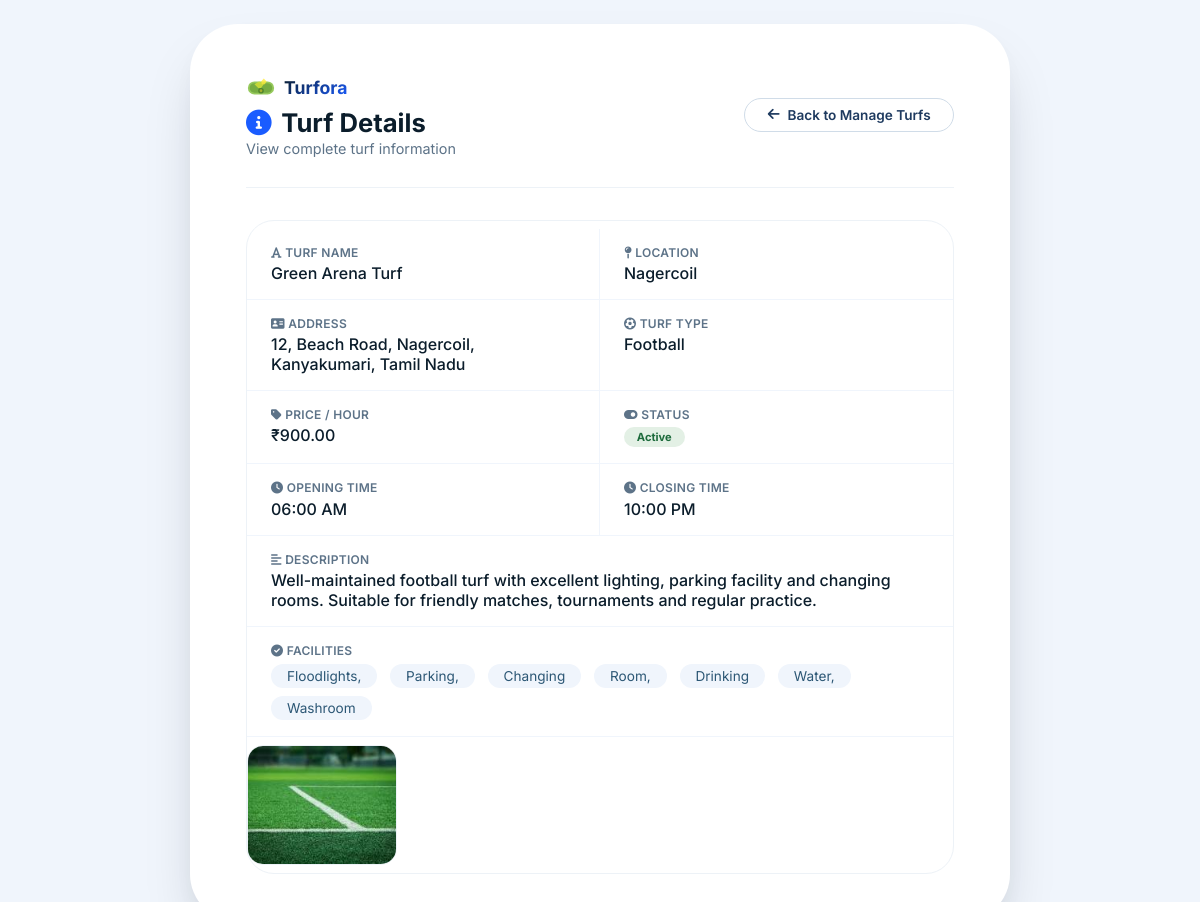
The page /viewturf/1/ on the database its author committed.
### turforaapp/models.py (models this page shows, shortened)
class Turf(models.Model):
    turf_name = models.CharField(max_length=100)
    location = models.CharField(max_length=100)
    turf_type = models.CharField(max_length=50)
    image = models.ImageField(upload_to='turf_images/', blank=True, null=True)
    description = models.TextField()
    price_per_hour = models.DecimalField(max_digits=10, decimal_places=2)
    available_facilities = models.TextField()
    rating = models.DecimalField(max_digits=3, decimal_places=1, default=0.0)
    address = models.CharField(max_length=255)
    opening_time = models.TimeField()
    closing_time = models.TimeField()
    is_active = models.BooleanField(default=True)

### turforaapp/views.py (the view)
# urls.py: path('viewturf/<int:id>/', views.viewturf, name='viewturf'),
def viewturf(request, id):
    turf = Turf.objects.get(id=id)
    return render(request, 'viewturf.html', {
        'turf': turf
    })

### turforaapp/templates/viewturf.html (shortened to what this page needs)
<!DOCTYPE html>
<html lang="en">
<head>
    <link rel="stylesheet" href="https://cdnjs.cloudflare.com/ajax/libs/font-awesome/6.0.0-beta3/css/all.min.css" />
</head>
<body>
    <div class="details-container">
        <div class="page-header">
            <div class="title-group">
                <div class="logo-mini" style="margin-bottom:0.3rem;">
                    <span>Turfora</span>
                </div>
                <h2><i class="fas fa-info-circle"></i> Turf Details</h2>
                <span class="sub">View complete turf information</span>
            </div>
            <div class="actions">
                <a href="{% url 'manageturfs' %}" class="btn btn-outline"><i class="fas fa-arrow-left"></i> Back to Manage Turfs</a>
            </div>
        </div>
        <div class="details-card">
            <div class="detail-grid">
                <div class="detail-item">
                    <span class="label"><i class="fas fa-font"></i> Turf Name</span>
                    <span class="value">{{ turf.turf_name }}</span>
                </div>
                <div class="detail-item">
                    <span class="label"><i class="fas fa-map-pin"></i> Location</span>
                    <span class="value">{{ turf.location }}</span>
                </div>
                <div class="detail-item">
                    <span class="label"><i class="fas fa-address-card"></i> Address</span>
                    <span class="value">{{ turf.address }}</span>
                </div>
                <div class="detail-item">
                    <span class="label"><i class="fas fa-futbol"></i> Turf Type</span>
                    <span class="value">{{ turf.turf_type }}</span>
                </div>
                <div class="detail-item">
                    <span class="label"><i class="fas fa-tag"></i> Price / Hour</span>
                    <span class="value">₹{{ turf.price_per_hour }}</span>
                </div>
                <div class="detail-item">
                    <span class="label">
                        <i class="fas fa-toggle-on"></i> Status
                    </span>
                    <span class="value">
                        {% if turf.is_active %}
                        <span class="status-badge active">Active</span>
                        {% else %}
                        <span class="status-badge inactive">Inactive</span>
                        {% endif %}
                    </span>
                </div>
                <div class="detail-item">
                    <span class="label"><i class="fas fa-clock"></i> Opening Time</span>
                    <span class="value">{{ turf.opening_time|time:"h:i A" }}</span>
                </div>
                <div class="detail-item">
                    <span class="label"><i class="fas fa-clock"></i> Closing Time</span>
                    <span class="value">{{ turf.closing_time|time:"h:i A" }}</span>
                </div>
                <div class="detail-item full-width">
                    <span class="label"><i class="fas fa-align-left"></i> Description</span>
                    <span class="value">{{ turf.description }}</span>
                </div>
                <div class="detail-item full-width">
                    <span class="label">
                        <i class="fas fa-check-circle"></i> Facilities
                    </span>
                    <div class="facilities-list">
                        {% for facility in turf.available_facilities.split %}
                        <span>{{ facility }}</span>
                        {% endfor %}
                    </div>
                </div>
                <div class="images-grid">
                    {% if turf.image %}
                    <img src="{{ turf.image.url }}" alt="{{ turf.turf_name }}">
                    {% else %}
                    <p>No image available.</p>
                    {% endif %}
                </div>
            </div>
        </div>
    </div>
</body>
</html>

### turforaapp/templates/viewturf.html (style rules this page uses)
* { margin: 0; padding: 0; box-sizing: border-box; }
body { font-family: 'Inter', sans-serif; background: #f0f5fc; color: #0b1d2b; padding: 1.5rem; min-height: 100vh; display: flex; align-items: center; justify-content: center; }
.details-container { max-width: 820px; width: 100%; background: #ffffff; border-radius: 48px; box-shadow: 0 30px 60px -20px rgba(0, 20, 30, 0.25), 0 10px 30px -10px rgba(0, 0, 0, 0.05); padding: 3rem 3.5rem; transition: all 0.2s ease; }
.page-header { display: flex; justify-content: space-between; align-items: center; flex-wrap: wrap; gap: 1rem; padding-bottom: 1.8rem; border-bottom: 1px solid #edf2f7; margin-bottom: 2rem; }
.page-header .title-group h2 { font-size: 1.6rem; font-weight: 700; color: #0b1d2b; display: flex; align-items: center; gap: 0.6rem; }
.page-header .title-group h2 i { color: #1a5cff; }
.page-header .title-group .sub { color: #5d7388; font-size: 0.9rem; }
.page-header .actions { display: flex; gap: 0.8rem; flex-wrap: wrap; }
.logo-mini { display: flex; align-items: center; gap: 0.5rem; font-weight: 700; font-size: 1.1rem; color: #0b1d2b; }
.logo-mini svg { width: 30px; height: 30px; }
.logo-mini span { background: linear-gradient(145deg, #0b1d2b, #1a5cff); -webkit-background-clip: text; -webkit-text-fill-color: transparent; }
.btn { padding: 0.5rem 1.4rem; border-radius: 40px; font-weight: 600; font-size: 0.85rem; border: none; cursor: pointer; transition: 0.15s; font-family: inherit; display: inline-flex; align-items: center; gap: 0.5rem; text-decoration: none; }
.btn-outline { background: transparent; color: #1e3a5f; border: 1.5px solid #d0dce8; }
.details-card { background: #ffffff; border-radius: 28px; border: 1px solid #edf2f7; padding: 0.5rem 0; }
.details-card .detail-grid { display: grid; grid-template-columns: 1fr 1fr; gap: 0; }
.details-card .detail-item { display: flex; flex-direction: column; gap: 0.2rem; padding: 1rem 1.5rem; border-bottom: 1px solid #f0f5fc; border-right: 1px solid #f0f5fc; }
.details-card .detail-item:nth-child(even) { border-right: none; }
.details-card .detail-item.full-width { grid-column: 1 / -1; border-right: none; }
.details-card .detail-item .label { font-size: 0.75rem; font-weight: 600; text-transform: uppercase; letter-spacing: 0.3px; color: #5d7388; }
.details-card .detail-item .value { font-size: 1rem; font-weight: 500; color: #0b1d2b; }
.details-card .detail-item .value .status-badge { padding: 0.2rem 0.8rem; border-radius: 30px; font-size: 0.7rem; font-weight: 700; display: inline-block; }
.status-badge.active { background: #e3f0e5; color: #1d6b3c; }
.facilities-list { display: flex; flex-wrap: wrap; gap: 0.5rem 0.8rem; margin-top: 0.2rem; }
.facilities-list span { background: #f0f5fc; padding: 0.25rem 1rem; border-radius: 30px; font-size: 0.85rem; color: #2c5775; }
.images-grid { display: flex; gap: 1rem; flex-wrap: wrap; margin-top: 0.5rem; }
.images-grid img { width: 150px; height: 120px; object-fit: cover; border-radius: 16px; border: 1px solid #edf2f7; }

### rows shown on the page
Turf: turf_name "Green Arena Turf", location "Nagercoil", address "12, Beach Road, Nagercoil, Kanyakumari, Tamil Nadu", turf_type "Football", price_per_hour "900.00", opening_time "06:00 AM", closing_time "10:00 PM", description "Well-maintained football turf with excellent lighting, parking facility and changing rooms. Suitable for friendly matches, tournaments and regular practice.", image (picture)

### other values the page prints
{{ facility }} "Floodlights," "Parking," "Changing" "Room," "Drinking" "Water," "Washroom"
